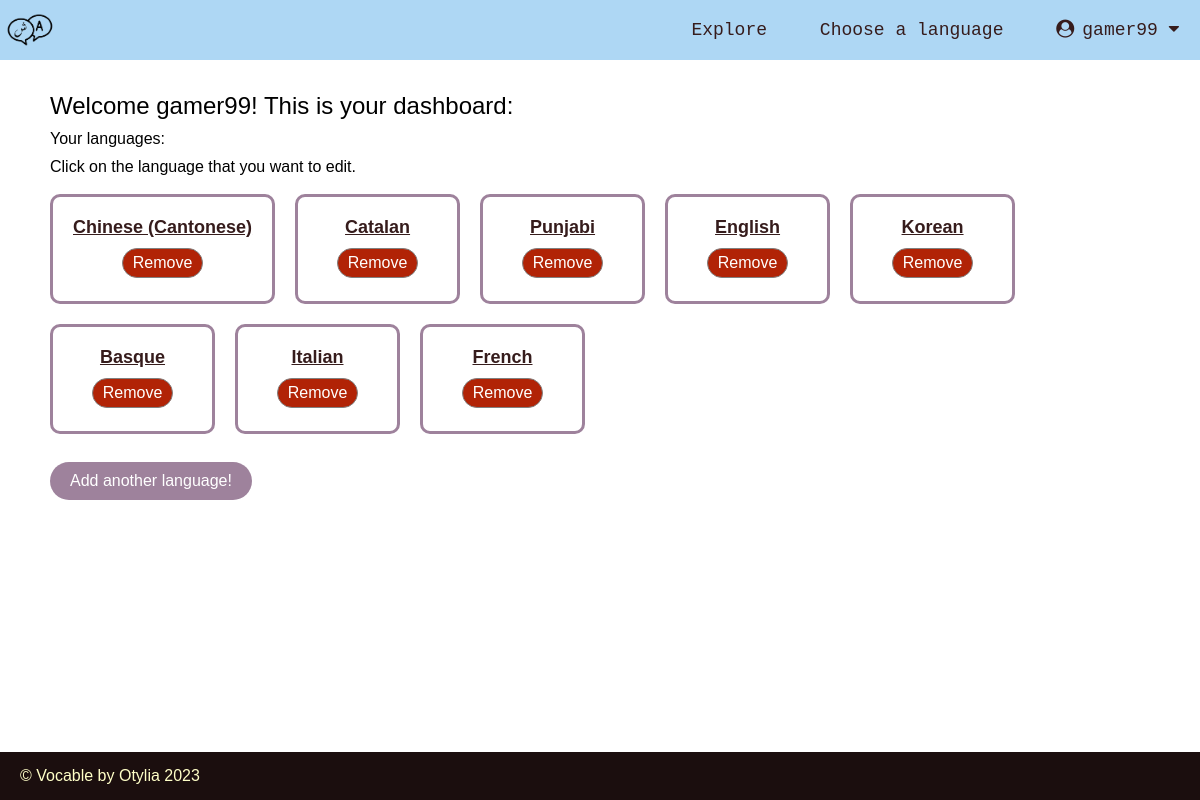
/home.php (signed in), run on the app's committed database.
### tables this page shows
CREATE TABLE `languages` (
  `idlanguage` int(11) NOT NULL,
  `language` varchar(45) DEFAULT NULL,
  `family` varchar(45) DEFAULT NULL,
  `sub-family` varchar(45) DEFAULT NULL
);

### home.php (the view, shortened to what this page needs)
<!DOCTYPE html>
<html lang="en">
<head>
    <link rel="stylesheet" type="text/css" href="./includes/style.css">
    <link rel="stylesheet" href="https://cdnjs.cloudflare.com/ajax/libs/font-awesome/4.7.0/css/font-awesome.min.css">
</head>
<?php
include_once("./includes/nav.php");
require_once("./includes/connlocal.inc");
$iduser = $_SESSION['iduser'];
$query="SELECT languages.language FROM user_languages JOIN languages ON user_languages.idlanguage = languages.idlanguage WHERE user_languages.iduser = '$iduser' ";
$result= @mysqli_query ($conn, $query);
?>
<body>
<div class="content">
    <?php echo "<h2>Welcome " . $_SESSION['username'] . "! This is your dashboard:</h2>" ;
    if (mysqli_num_rows($result) == 0) {
        echo "<p>Looks like you haven't chosen any languages. Click the button below to get started!</p>";
        echo '<a class="button" href="/select.php">Get Started!</a>';
    }
    else {
        echo "<p>Your languages:</p>";
        echo "<p>Click on the language that you want to edit.</p><br>";
        echo "<div class='container'>";
        while ($row = mysqli_fetch_array($result, MYSQLI_ASSOC)) {
        echo "<div class='card'>";
        echo "<a id='language' href='home.php?language=" . urlencode($row['language']) . "'>" . $row['language'] . "</a>\n" ;
        echo '<a class="button delete" href="/deletelanguage.php?language='. urlencode($row['language']) . '">Remove</a>';
        echo "</div>";}
        echo "</div>";
        echo '<br><a class="button" href="/select.php">Add another language!</a>';
    }
    ?>
</div>
<footer>
    <p>&copy; Vocable by Otylia 2023</p>
</footer>
</body>
</html>

### includes/nav.php (shortened to what this page needs)
<header>
    <nav class="navbar">
        <div class="logo">
            <a class="logo" href="/"><img id="logo" src="./includes/logo.png" alt="the logo" height="50px" width= "50px"></a>
        </div>
        <ul class="nav_links">
            <div class="menu">
                <li><a href="/explore.php">Explore</a></li>
                <li><a href="/select.php">Choose a language</a></li>
                <li class="dropdown" id="dropdown">
                    <span class="dropbtn"><i class="fa fa-user-circle" aria-hidden="true"></i><?php echo $_SESSION['username']; ?>
                        <i class="fa fa-caret-down"></i>
                    </span>
                </li>
            </div>
        </ul>
    </nav>
</header>

### includes/style.css (style rules this page uses)
* { margin: 0; padding: 0; box-sizing: border-box; scroll-behavior: smooth; }
html { margin: 0px; height: 100%; overflow-x: hidden; font-family: Verdana, Geneva, Tahoma, sans-serif; }
body { margin: 0; padding: 0; display: flex; flex-direction: column; min-height: 100vh; background-color: #fff; }
.content { padding-bottom: 2rem; padding: 50px; padding-top: 2rem; margin-top: 60px; }
header { width: 100%; z-index: 2; }
nav { width: 100%; z-index: inherit; }
.navbar { font-family: monospace, monospace; display: flex; align-items: center; justify-content: space-between; background-color: #AED7F4; position: fixed; top: 0; width: 100%; z-index: 2; }
.menu { font-size: 18px; }
nav li { list-style: none; display:inline-block; }
.menu li { padding: 5px; margin: 0px; }
.nav_links { text-align: center; overflow: hidden; }
#logo { margin-left: 5px; margin-top: 5px; margin-bottom: 5px; width: 50px; height: 50px; display: block; }
li a, .dropbtn { display: inline-block; color: #361C1C; text-align: center; padding: 14px 16px; text-decoration: none; }
li.dropdown { display: inline-block; }
.fa.fa-user-circle { margin-right: 8px; }
p { margin-top: 10px; }
h2 { font-weight: lighter; }
.container { display: flex; flex-wrap: wrap; justify-content: flex-start; gap: 20px; }
.card { display: flex; flex-direction: column; align-items: center; border: 3px solid #9E829C; padding: 20px; border-radius: 10px; min-width: 15%; height: 110px; text-align: center; position: relative; }
.card #language { text-decoration: underline; color: #361C1C; font-weight: bold; font-size: 18px; }
.button.delete { border: 1px solid grey; background-color: #B12306; padding: 5px 10px; color: #fff; }
.button { display: inline-block; margin-top: 10px; padding: 10px 20px; background-color: #9E829C; color: #fff; border: none; border-radius: 25px; text-decoration: none; text-align: center; transition: background-color 0.3s ease; }
footer { background-color: #1B0E0E; color: #FFFFC7; padding: 20px; width: 100%; height: 3rem; margin-top: auto; align-items: center; display: flex; }
footer p { margin: 0; }

### data on the page
languages: language "Chinese (Cantonese)"
languages: language "Catalan"
languages: language "Punjabi"
languages: language "English"
languages: language "Korean"
languages: language "Basque"
languages: language "Italian"
languages: language "French"

### other printed values
$_SESSION['username'] "gamer99"
